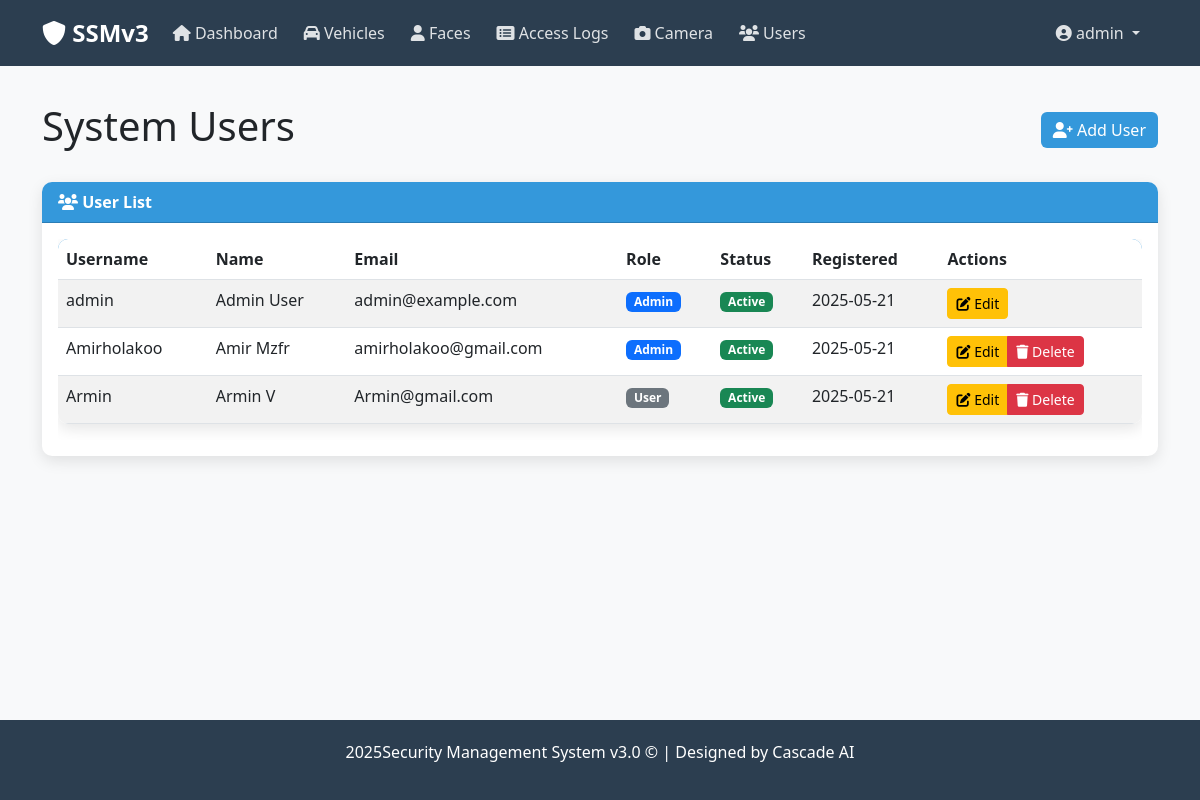
Screenshot of /users (signed in) with the database file from the repository.
### database/models.py (models this page shows, shortened)
class User(db.Model, UserMixin):
    id = db.Column(db.Integer, primary_key=True)
    username = db.Column(db.String(80), unique=True, nullable=False)
    email = db.Column(db.String(120), unique=True, nullable=False)
    password_hash = db.Column(db.String(128), nullable=False)
    first_name = db.Column(db.String(50), nullable=False)
    last_name = db.Column(db.String(50), nullable=False)
    role = db.Column(db.String(20), default='user')  # admin, user
    is_active = db.Column(db.Boolean, default=True)
    created_at = db.Column(db.DateTime, default=datetime.utcnow)
    vehicles = db.relationship('Vehicle', back_populates='owner', lazy=True)
    faces = db.relationship('Face', back_populates='user', lazy=True)

### app.py (the view)
@app.route('/users')
@login_required
def users():
    if current_user.role != 'admin':
        flash('You do not have permission to view users', 'danger')
        return redirect(url_for('index'))
    users = User.query.all()
    return render_template('users/index.html', users=users)

### app.py (called while the page is built)
@login_manager.user_loader
def load_user(user_id):
    return User.query.get(int(user_id))

@app.before_request
def check_services():
    global plate_detection_service, face_detection_service
    if plate_detection_service is None:
        start_services()

### templates/users/index.html (shortened to what this page needs)
{% extends 'base.html' %}
{% block content %}
<div class="d-flex justify-content-between align-items-center mb-4">
    <h1>System Users</h1>
    <a href="{{ url_for('add_user') }}" class="btn btn-primary">
        <i class="fas fa-user-plus"></i> Add User
    </a>
</div>
<div class="card">
    <div class="card-header">
        <i class="fas fa-users"></i> User List
    </div>
    <div class="card-body">
        <div class="table-responsive">
            <table class="table table-striped">
                <thead>
                    <tr>
                        <th>Username</th>
                        <th>Name</th>
                        <th>Email</th>
                        <th>Role</th>
                        <th>Status</th>
                        <th>Registered</th>
                        <th>Actions</th>
                    </tr>
                </thead>
                <tbody>
                    {% for user in users %}
                    <tr>
                        <td>{{ user.username }}</td>
                        <td>{{ user.first_name }} {{ user.last_name }}</td>
                        <td>{{ user.email }}</td>
                        <td>
                            {% if user.role == 'admin' %}
                                <span class="badge bg-primary">Admin</span>
                            {% else %}
                                <span class="badge bg-secondary">User</span>
                            {% endif %}
                        </td>
                        <td>
                            {% if user.is_active %}
                                <span class="badge bg-success">Active</span>
                            {% else %}
                                <span class="badge bg-danger">Inactive</span>
                            {% endif %}
                        </td>
                        <td>{{ user.created_at.strftime('%Y-%m-%d') }}</td>
                        <td>
                            <div class="btn-group" role="group">
                                <a href="{{ url_for('edit_user', user_id=user.id) }}" class="btn btn-sm btn-warning">
                                    <i class="fas fa-edit"></i> Edit
                                </a>
                                {% if user.id != current_user.id %}
                                <button type="button" class="btn btn-sm btn-danger" data-bs-toggle="modal" data-bs-target="#deleteModal{{ user.id }}">
                                    <i class="fas fa-trash"></i> Delete
                                </button>
                                {% endif %}
                            </div>
                        </td>
                    </tr>
                    {% else %}
                    <tr>
                        <td colspan="7" class="text-center">No users in the system</td>
                    </tr>
                    {% endfor %}
                </tbody>
            </table>
        </div>
    </div>
</div>
{% endblock %}

### templates/base.html (shortened to what this page needs)
<!DOCTYPE html>
<html lang="en">
<head>
    <link href="https://cdn.jsdelivr.net/npm/bootstrap@5.3.0-alpha1/dist/css/bootstrap.min.css" rel="stylesheet">
    <link href="https://cdnjs.cloudflare.com/ajax/libs/font-awesome/6.0.0/css/all.min.css" rel="stylesheet">
</head>
<body>
    <nav class="navbar navbar-expand-lg navbar-dark">
        <div class="container">
            <a class="navbar-brand" href="{{ url_for('index') }}">
                <i class="fas fa-shield-alt"></i> SSMv3
            </a>
            <div class="collapse navbar-collapse" id="navbarNav">
                {% if current_user.is_authenticated %}
                <ul class="navbar-nav me-auto">
                    <li class="nav-item">
                        <a class="nav-link" href="{{ url_for('index') }}">
                            <i class="fas fa-home"></i> Dashboard
                        </a>
                    </li>
                    <li class="nav-item">
                        <a class="nav-link" href="{{ url_for('vehicles') }}">
                            <i class="fas fa-car"></i> Vehicles
                        </a>
                    </li>
                    <li class="nav-item">
                        <a class="nav-link" href="{{ url_for('faces') }}">
                            <i class="fas fa-user"></i> Faces
                        </a>
                    </li>
                    <li class="nav-item">
                        <a class="nav-link" href="{{ url_for('access_logs') }}">
                            <i class="fas fa-list-alt"></i> Access Logs
                        </a>
                    </li>
                    <li class="nav-item">
                        <a class="nav-link" href="{{ url_for('camera') }}">
                            <i class="fas fa-camera"></i> Camera
                        </a>
                    </li>
                    {% if current_user.role == 'admin' %}
                    <li class="nav-item">
                        <a class="nav-link" href="{{ url_for('users') }}">
                            <i class="fas fa-users"></i> Users
                        </a>
                    </li>
                    {% endif %}
                </ul>
                <ul class="navbar-nav">
                    <li class="nav-item dropdown">
                        <a class="nav-link dropdown-toggle" href="#" id="userDropdown" role="button" data-bs-toggle="dropdown" aria-expanded="false">
                            <i class="fas fa-user-circle"></i> {{ current_user.username }}
                        </a>
                    </li>
                </ul>
                {% endif %}
            </div>
        </div>
    </nav>
    <div class="content">
        <div class="container">
            {% block content %}{% endblock %}
        </div>
    </div>
    <footer>
        <div class="container">
            <p>Security Management System v3.0 &copy; {{ current_year }} | Designed by Cascade AI</p>
        </div>
    </footer>
</body>
</html>

### templates/base.html (style rules this page uses)
:root { --primary-color: #3498db; --secondary-color: #2c3e50; --success-color: #2ecc71; --danger-color: #e74c3c; --warning-color: #f39c12; --light-color: #ecf0f1; --dark-color: #34495e; }
body { min-height: 100vh; display: flex; flex-direction: column; background-color: #f8f9fa; }
.navbar { background-color: var(--secondary-color); padding: 10px 20px; }
.navbar-brand { color: white; font-weight: bold; font-size: 1.5rem; }
.nav-link { color: rgba(255, 255, 255, 0.85); margin-right: 10px; font-weight: 500; transition: all 0.3s; }
.content { flex: 1; padding: 20px; }
.card { border: none; border-radius: 10px; box-shadow: 0 5px 15px rgba(0, 0, 0, 0.1); transition: transform 0.3s; margin-bottom: 20px; }
.card-header { background-color: var(--primary-color); color: white; border-radius: 10px 10px 0 0 !important; font-weight: bold; }
.btn-primary { background-color: var(--primary-color); border: none; }
.table { border-radius: 10px; overflow: hidden; box-shadow: 0 5px 15px rgba(0, 0, 0, 0.1); }
.table thead { background-color: var(--primary-color); color: white; }
footer { background-color: var(--secondary-color); color: white; padding: 20px; text-align: center; margin-top: auto; }

### rows the page displays
User: username "admin", first_name "Admin", last_name "User", email "admin@example.com", role "Admin", is_active "Active", created_at "2025-05-21"
User: username "Amirholakoo", first_name "Amir", last_name "Mzfr", email "amirholakoo@gmail.com", role "Admin", is_active "Active", created_at "2025-05-21"
User: username "Armin", first_name "Armin", last_name "V", email "Armin@gmail.com", role "User", is_active "Active", created_at "2025-05-21"
